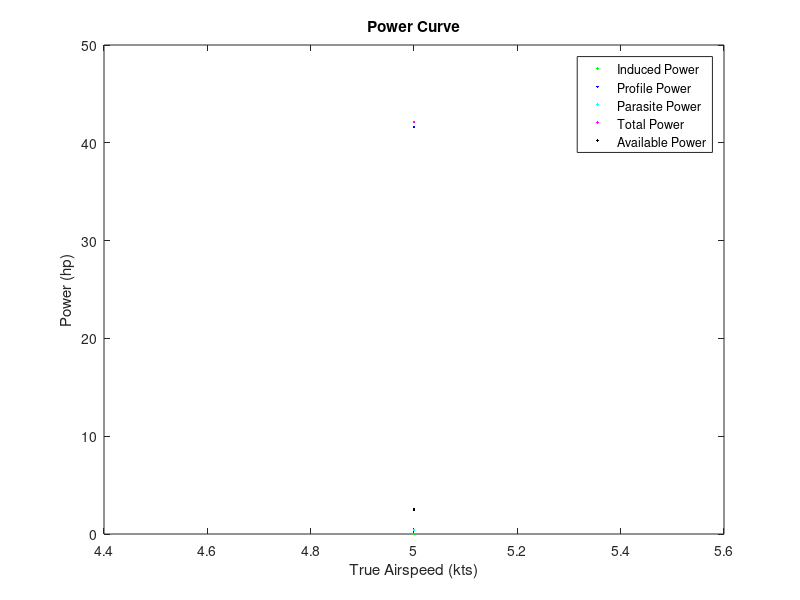
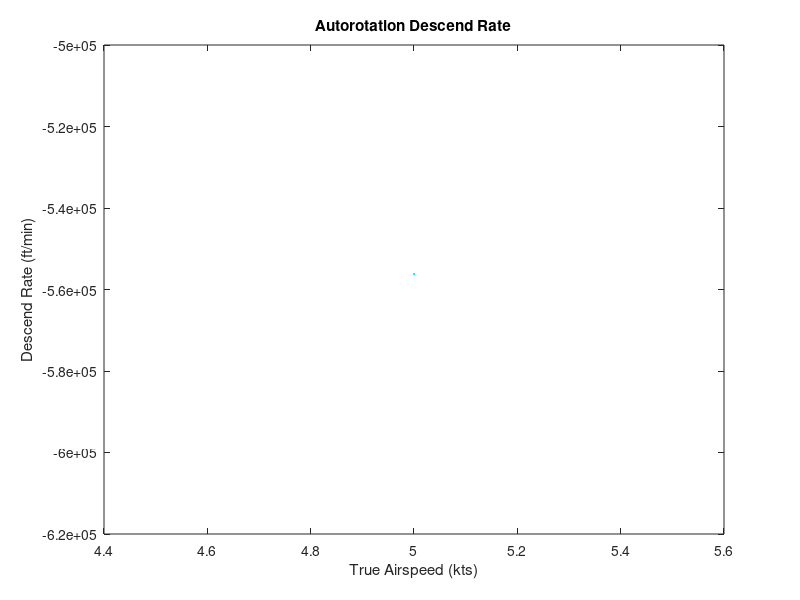
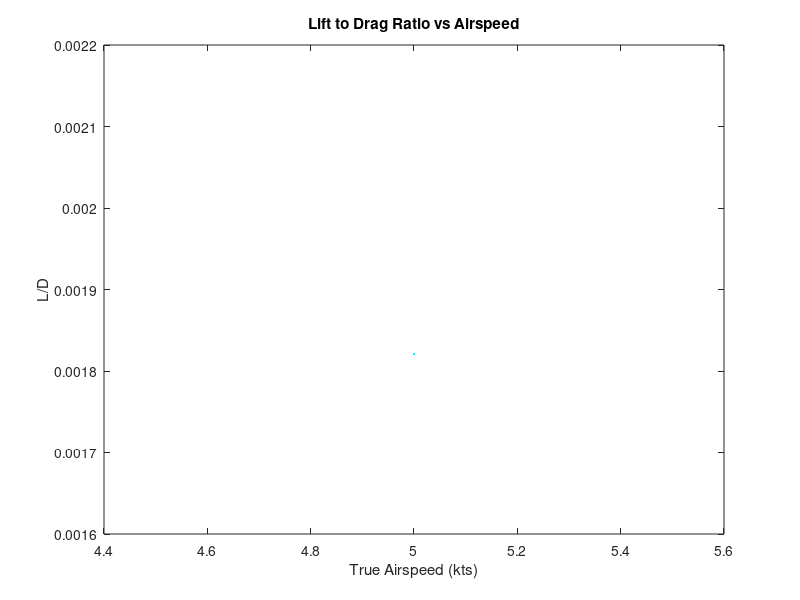
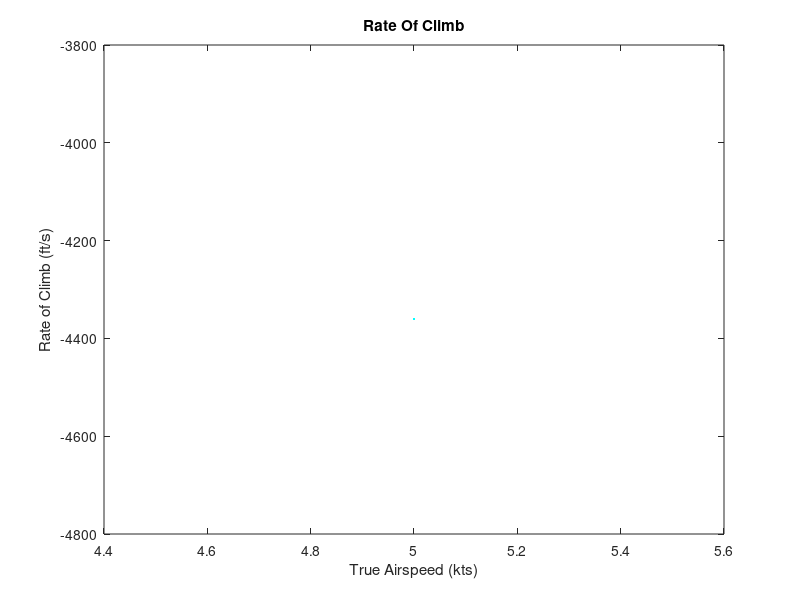

These charts were generated, in order, by the following MATLAB code:
% Coaxial Rotors Helicopters Performance Analysis
% 
% Author: Reza Samarghandi 
% 
% rezasamarghandi@yahoo.com
%
%February 28, 2021

clear
clc
close all

minvel=input ('Minimum True Airspeed For Analysis (kts) : ');
maxvel=input ('Maximum True Airspeed For Analysis (kts) : ');
velocity=minvel:maxvel;
alfa_deg=input ('Angle Of Attack (Degrees): ');
alfa=alfa_deg*pi/180; %angle of attack (rad)
velct=input ('Climb Velocity (kts) : ');
velc=velct*1.6878; %Climb Velocity in (ft/s)
rho=input ('Density Of Air in (lbs/ft^3) : ');
m=input ('Mass Of The Helicopter in (lbs) : '); 
r= input ('Radius Of The Rotor Blade (ft) : ');
chord=input ('Chord Of The Rotor Blade (ft) : '); 
nb=input ('Number Of Blades Of Rotor : '); 
cd0=input ('Rotor Blade Airfoil Drag Coefficient in Zero Angle Of Attack (cd0) : ');
g=32.17; %Gravitational Acceleration
rpm=input ('RPM of The Rotor : ');
hpavt=input ('Available power in hourse power : '); 
hpav=hpavt/2;
Pav=hpav*17696; %Available Power in (lb*ft^2/s^3)
mft=input ('fuel mass (lbs) : ');
mf=mft/2;
sfchp=input ('specific fuel consumption (lb/(hp*h) : ');
sfc=sfchp/17696;
n=input ('Load Factor For Turn Radius (Use Maximum Load Factor To Find Minimum Turn Radius : ');
f=input ('Equivalent Flat Plate Area Of The Fuselage (ft^2) : '); 
k=input ('Induced power factor (Preferred Value is 1.15) : ');
kk=input ('Correction parameter (Preferred Value is 4.7) : '); 



kint=1.16; %Induced Power Factor Due To Rotors Overlap

omega=rpm*2*pi/60; %Main Rotor Rotational Speed (rad/s)
vtip=r*omega; %Main Rotor Blade Tip Speed (ft/s)
a=pi*r^2; %Area of The Main Rotor (ft^2)
sigma=nb*chord/(pi*r); %Solidity of The Main Rotor 
w=m*g; %Weight of The Helicopter (lb*ft/s^2)
cw=w/2/(rho*a*vtip^2); %Coefficient of Weight
shp=17696; %hp to (lb*ft^2/s^3) 
Pc=w*velc; %Climb Power (lb*ft^2/s^3)
hpc=Pc/shp; %Climb Power (hp)
cpc=Pc/(rho*a*vtip^3);  %Climb Power Coefficient
for j=1:length(velocity)

v=velocity(j)*1.6878; %Forward Velocity in ft/s

miu=v*cos(alfa)/vtip; %Main Rotor Advance Ratio

landa=sqrt(cw/2); %Initial Guess Of The Rotor Inflow Ratio

for i=1:50
    landa=miu*tan(alfa)+cw/(2*sqrt(miu^2+landa^2)); %Rotor Inflow Ratio
end


cpi=(2*kint*k*cw^2)/(2*sqrt(miu^2+landa^2)); %Rotor Induced Power Coefficient
cp0=2*sigma*cd0/8*(1+kk*miu^2); %Rotor Profile Power Coefficient
cpp=0.5*f/a*miu^3; %Parasite Power Coefficient Of The Helicopter
cp=cpi+cp0+cpp+cpc; %Total Required Power Coefficient
Pi=cpi*rho*a*vtip^3; %Rotor Induced Power
P0=cp0*rho*a*vtip^3; %Rotor Profile Power
Pp=cpp*rho*a*vtip^3; %Parasite Power Of The Helicopter
P=Pi+P0+Pp+Pc; %Total Required Power
hpi=Pi/shp; %Induced Power In HP 
hp0=P0/shp; %Profile Power In HP
hpp=Pp/shp; %Parasite Power In HP
hp=P/shp; %Total Required Power In HP


descend(j)=-cp/cw*vtip*60; %Autorotation Rate Of Descend (ft/min)

endurance(j)=mf/(P*sfc); %Endurance Of The Helicopter (Hour)

range(j)=mf*v/(P*sfc/3600); %Range Of The Helicopter (ft)

rc(j)=(Pav-P)/w; %Rate Of Climb ft/s


ld(j)=w*v/P; %L/D Of The Helicopter

radius(j)=v^2/(sqrt(n^2-1)*g); %Turn Radius For specific Load Factor




plot(velocity(j),hpi,'g.','DisplayName','Induced Power')
hold on

plot(velocity(j),hp0,'b.','DisplayName','Profile Power')
hold on

plot(velocity(j),hpp,'c.','DisplayName','Parasite Power')
hold on

plot(velocity(j),hp,'m.','DisplayName','Total Power')
hold on

plot(velocity(j),hpav,'k.','DisplayName','Available Power')
hold on
title('Power Curve')
xlabel('True Airspeed (kts)')
ylabel('Power (hp)')
legend('show')
end


figure
plot(velocity,descend,'c.')
title('Autorotation Descend Rate')
xlabel('True Airspeed (kts)')
ylabel('Descend Rate (ft/min)')

figure
plot(velocity,ld,'c.')
title('Lift to Drag Ratio vs Airspeed')
xlabel('True Airspeed (kts)')
ylabel('L/D')


figure
plot(velocity,rc,'c.')
title('Rate Of Climb')
xlabel('True Airspeed (kts)')
ylabel('Rate of Climb (ft/s)')





figure
plot(velocity,range,'c.')
title('Range Of The Helicopter')
xlabel('True Airspeed (kts)')
ylabel('Range (ft)')

figure
plot(velocity,endurance,'c.')
title('Endurance Of The Helicopter')
xlabel('True Airspeed (kts)')
ylabel('Endurance (hour)')

figure
plot(velocity,radius,'c.')
title('Turn Radius')
xlabel('True Airspeed (kts)')
ylabel('Turn Radius (ft)')

